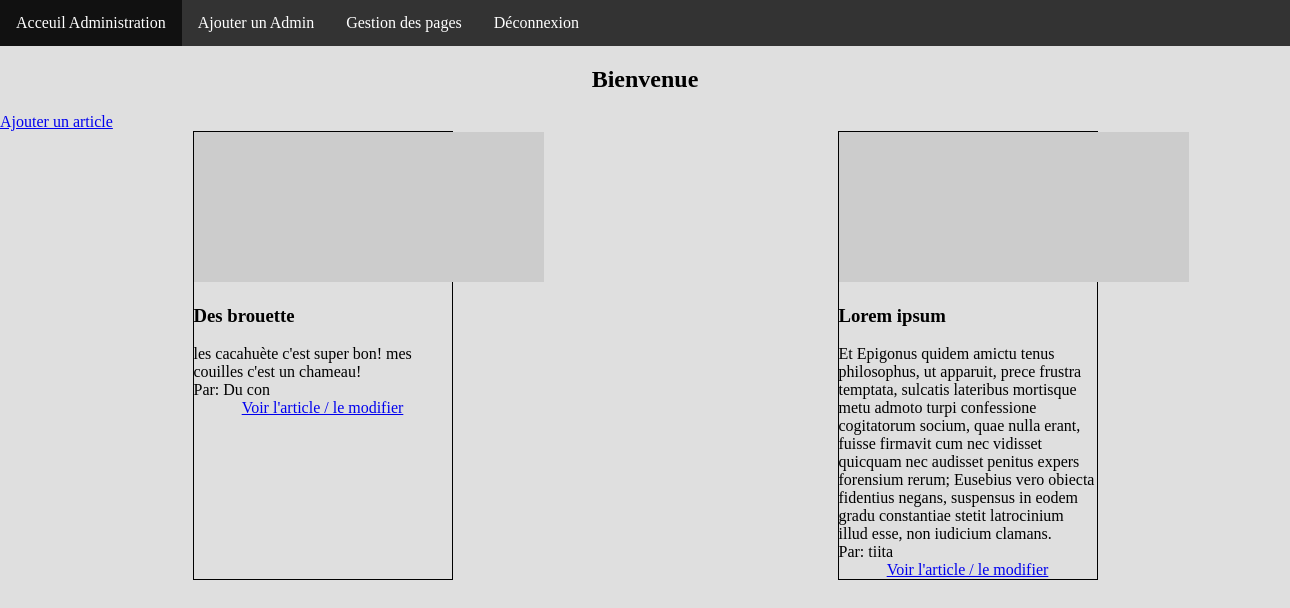
Before: /admin/index.php (signed in) with the older database file.
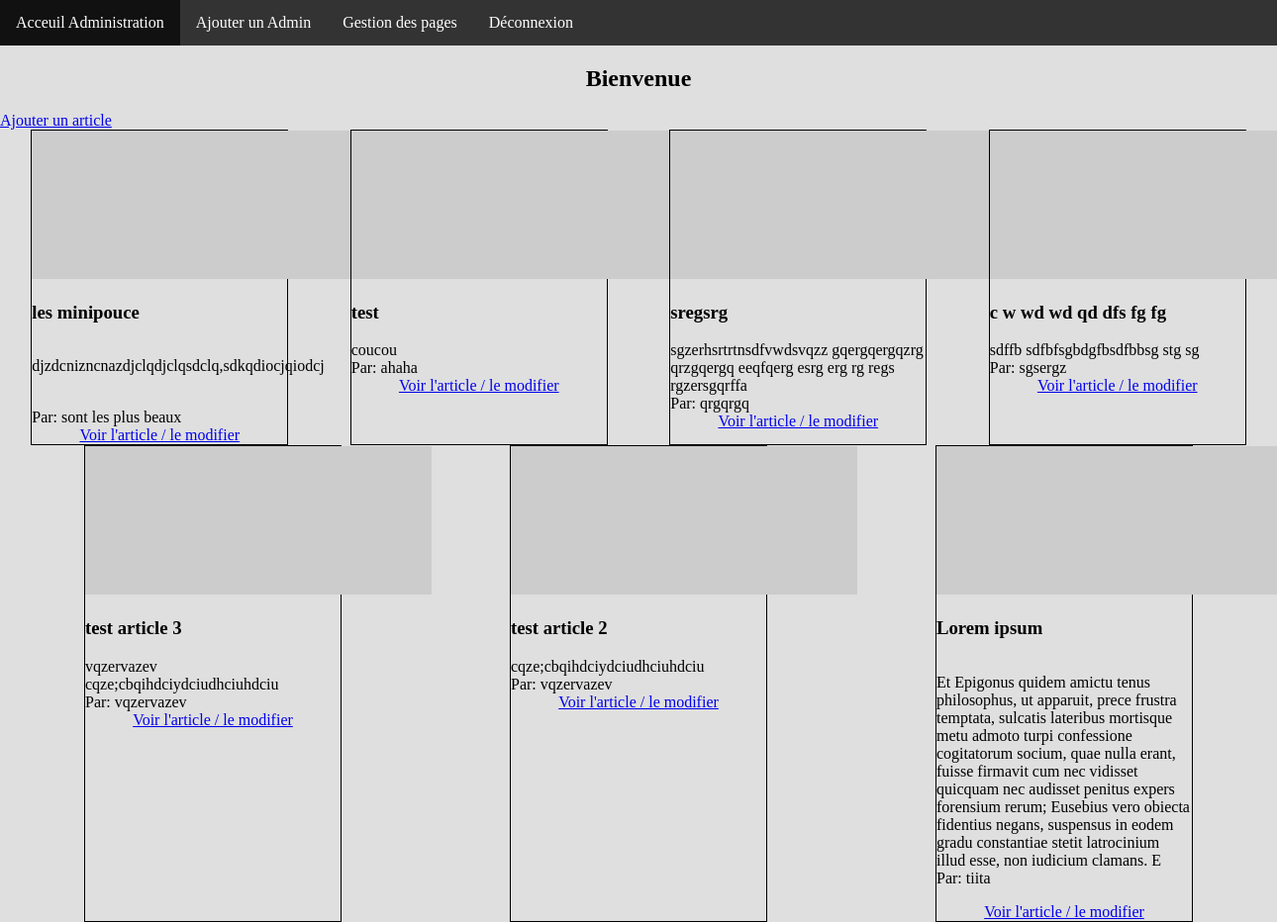
After: the same page with the newer database file.
### tables this page shows
CREATE TABLE IF NOT EXISTS `articles` (
  `id` int(11) NOT NULL AUTO_INCREMENT,
  `name` varchar(255) NOT NULL,
  `content` longtext NOT NULL,
  `Autor` varchar(255) NOT NULL,
  PRIMARY KEY (`id`)
);

### admin/index.php (the view, shortened to what this page needs)
    <?php require_once"inc/header.php" ?>
    <h2><center>Bienvenue </center></h2>
    <a href="creat_article.php">Ajouter un article</a><br>
    <div class="article-cont">
    <?php
    $req = $bdd->query('SELECT * FROM articles ORDER BY id DESC');
    $article = $req->fetchAll();
    foreach ($article as $article):   ?>
      <div class="article">
        <div class="img-article">
          <img src="http://via.placeholder.com/350x150"><br>
          <h3><?= $article['name']?></h3>
        </div>
        <div class="content-article">
          <?php echo substr($article['content'], 0, 400);
           ?>
          <br>
          Par: <?= $article['Autor'] ?>
        </div>
        <div class="link-article">
          <a href="gestion_article.php?id=<?= $article['id'] ?>">Voir l'article / le modifier</a>
        </div>
      </div>
    <?php endforeach ?>
    </div>
  </body>
</html>

### admin/inc/header.php (shortened to what this page needs)
<!DOCTYPE html>
<html lang="fr" dir="ltr">
  <head>
    <link rel="stylesheet" href="../css/admin.css">
  </head>
  <body>
    <nav>
      <ul>
       <li><a href="index.php">Acceuil Administration</a></li>
       <li><a href="add_admin.php">Ajouter un Admin</a></li>
       <li><a href="acc_page.php">Gestion des pages</a></li>
       <li><a href="deconnect.php">Déconnexion</a> </li>
      </ul>
    </nav>

### css/admin.css (style rules this page uses)
html, body { width: 100%; height: 100%; padding: 0; margin: 0; font-size: 100%; background-color: rgb(223, 223, 223); }
ul { list-style-type: none; margin: 0; padding: 0; overflow: hidden; background-color: #333; }
li { float: left; }
li a { display: block; color: white; text-align: center; padding: 14px 16px; text-decoration: none; }
.article-cont { position: relative; display: flex; flex-direction: row; flex-wrap: wrap; justify-content: space-around; width: 100%; height:auto; }
.article { align-items: center; width: 20%; height: auto; display: flex; flex-direction: column; border: 1px solid black; }
.img-article { width: 100%; height: auto; }
.content-article { width: 100%; height: auto; }

Changed rows visible on the page:
removed articles: name "Des brouette", content "les cacahuète c'est super bon! mes couilles c'est un chameau!", Autor "Du con"
added articles: name "les minipouce", content "djzdcnizncnazdjclqdjclqsdclq,sdkqdiocjqiodcj", Autor "sont les plus beaux"
added articles: name "test", content "coucou", Autor "ahaha"
added articles: name "sregsrg", content "sgzerhsrtrtnsdfvwdsvqzz gqergqergqzrg qrzgqergq eeqfqerg esrg erg rg regs rgzersgqrffa", Autor "qrgqrgq"
added articles: name "c w wd wd qd dfs fg fg", content "sdffb sdfbfsgbdgfbsdfbbsg stg sg", Autor "sgsergz"
added articles: name "test article 3", content "vqzervazev cqze;cbqihdciydciudhciuhdciu", Autor "vqzervazev"
added articles: name "test article 2", content "cqze;cbqihdciydciudhciuhdciu", Autor "vqzervazev"
changed articles "Lorem ipsum": content "…esse, non iudicium clamans." → "…esse, non iudicium clamans. E"
